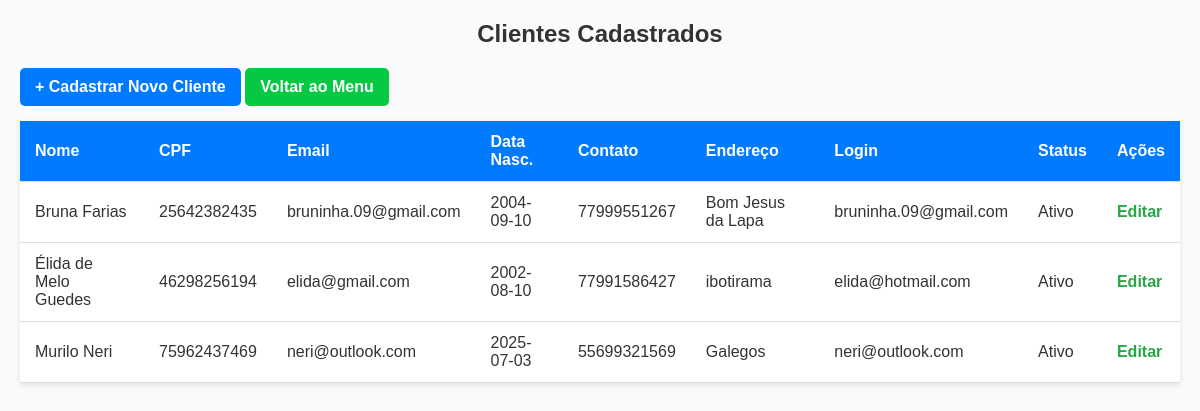
Page /site_completo/dashboard_cadastro_cliente.php on the earlier database version.
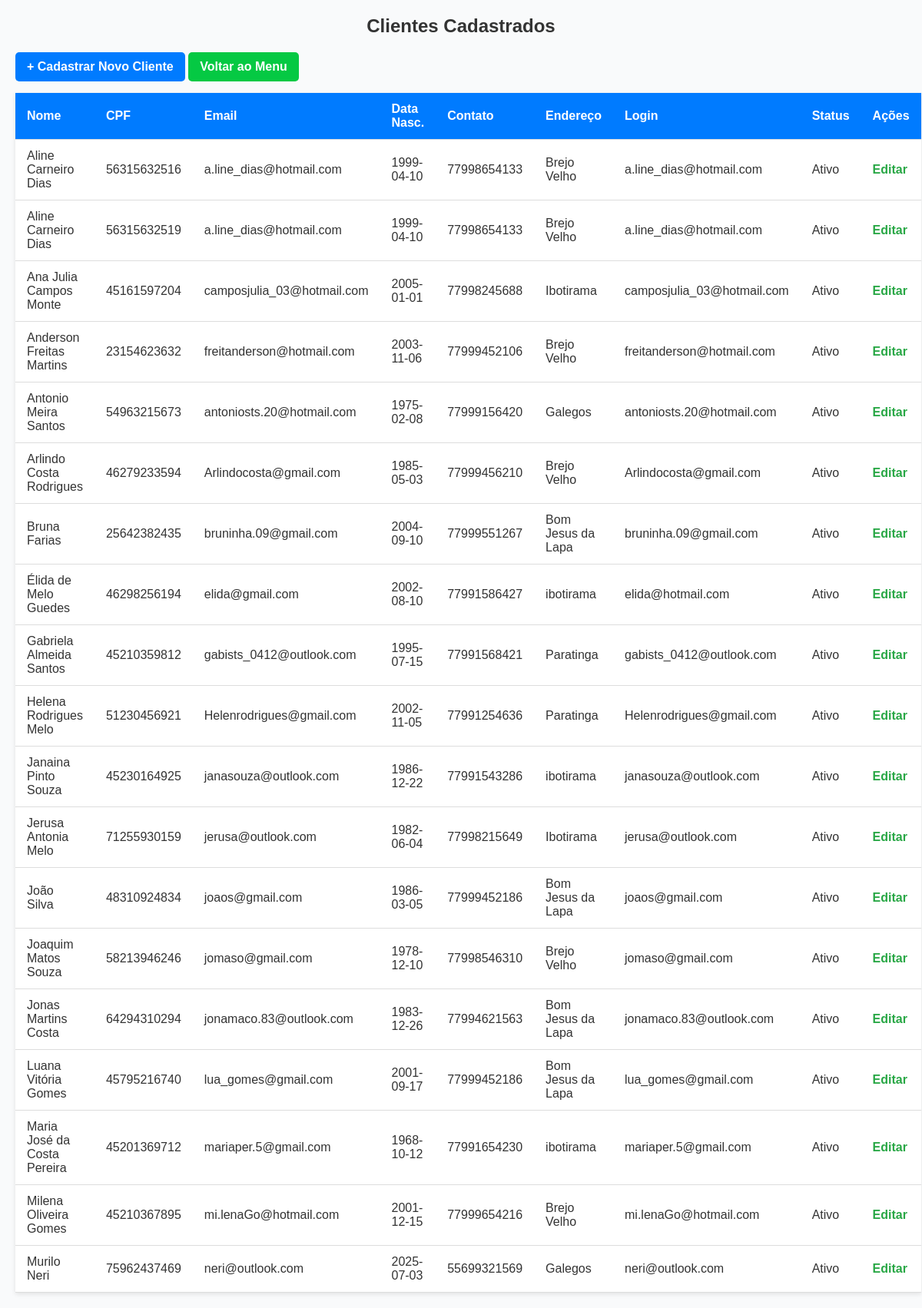
Same page on the later database version.
### tables this page shows
CREATE TABLE `clientes` (
  `id` int(11) NOT NULL,
  `nome` varchar(100) NOT NULL,
  `cpf` varchar(11) NOT NULL,
  `email` varchar(100) NOT NULL,
  `login` varchar(50) NOT NULL,
  `senha` varchar(255) NOT NULL,
  `status` enum('ativo','inativo') DEFAULT 'ativo',
  `endereco` varchar(255) NOT NULL,
  `data_nascimento` date NOT NULL,
  `contato` varchar(20) NOT NULL
);

### site_completo/dashboard_cadastro_cliente.php (the view, shortened to what this page needs)
<?php
require 'conexao.php';
$result = $conn->query("SELECT * FROM clientes ORDER BY nome");
$clientes = [];
if ($result && $result->num_rows > 0) {
    while ($row = $result->fetch_assoc()) {
        $clientes[] = $row;
    }
}
?>
<!DOCTYPE html>
<html lang="pt-br">
<head>
</head>
<body>
    <h2>Clientes Cadastrados</h2>
    <a href="cadastrar.php" class="btn-cadastrar">+ Cadastrar Novo Cliente</a>
    <a href="menu_atendente.php" class="btn-menu">Voltar ao Menu</a>
    <table>
        <thead>
        <tr>
            <th>Nome</th>
            <th>CPF</th>
            <th>Email</th>
            <th>Data Nasc.</th>
            <th>Contato</th>
            <th>Endereço</th>
            <th>Login</th>
            <th>Status</th>
            <th>Ações</th>
        </tr>
        </thead>
        <tbody>
        <?php foreach ($clientes as $cliente): ?>
            <tr>
                <td data-label="Nome"><?= htmlspecialchars($cliente['nome']) ?></td>
                <td data-label="CPF"><?= htmlspecialchars($cliente['cpf']) ?></td>
                <td data-label="Email"><?= htmlspecialchars($cliente['email']) ?></td>
                <td data-label="Data Nasc."><?= htmlspecialchars($cliente['data_nascimento']) ?></td>
                <td data-label="Contato"><?= htmlspecialchars($cliente['contato']) ?></td>
                <td data-label="Endereço"><?= htmlspecialchars($cliente['endereco']) ?></td>
                <td data-label="Login"><?= htmlspecialchars($cliente['login']) ?></td>
                <td data-label="Status"><?= ucfirst(htmlspecialchars($cliente['status'])) ?></td>
                <td data-label="Ações"><a href="editar_cliente.php?id=<?= $cliente['id'] ?>" class="editar-link">Editar</a></td>
            </tr>
        <?php endforeach; ?>
        </tbody>
    </table>
</body>
</html>

Differences in the rows shown:
added clientes: nome "Aline Carneiro Dias", cpf "56315632516", email "a.line_dias@hotmail.com", data_nascimento "1999-04-10", contato "77998654133", endereco "Brejo Velho", login "a.line_dias@hotmail.com", status "Ativo"
added clientes: nome "Aline Carneiro Dias", cpf "56315632519", email "a.line_dias@hotmail.com", data_nascimento "1999-04-10", contato "77998654133", endereco "Brejo Velho", login "a.line_dias@hotmail.com", status "Ativo"
added clientes: nome "Ana Julia Campos Monte", cpf "45161597204", email "camposjulia_03@hotmail.com", data_nascimento "2005-01-01", contato "77998245688", endereco "Ibotirama", login "camposjulia_03@hotmail.com", status "Ativo"
added clientes: nome "Anderson Freitas Martins", cpf "23154623632", email "freitanderson@hotmail.com", data_nascimento "2003-11-06", contato "77999452106", endereco "Brejo Velho", login "freitanderson@hotmail.com", status "Ativo"
added clientes: nome "Antonio Meira Santos", cpf "54963215673", email "antoniosts.20@hotmail.com", data_nascimento "1975-02-08", contato "77999156420", endereco "Galegos", login "antoniosts.20@hotmail.com", status "Ativo"
added clientes: nome "Arlindo Costa Rodrigues", cpf "46279233594", email "Arlindocosta@gmail.com", data_nascimento "1985-05-03", contato "77999456210", endereco "Brejo Velho", login "Arlindocosta@gmail.com", status "Ativo"
added clientes: nome "Gabriela Almeida Santos", cpf "45210359812", email "gabists_0412@outlook.com", data_nascimento "1995-07-15", contato "77991568421", endereco "Paratinga", login "gabists_0412@outlook.com", status "Ativo"
added clientes: nome "Helena Rodrigues Melo", cpf "51230456921", email "Helenrodrigues@gmail.com", data_nascimento "2002-11-05", contato "77991254636", endereco "Paratinga", login "Helenrodrigues@gmail.com", status "Ativo"
added clientes: nome "Janaina Pinto Souza", cpf "45230164925", email "janasouza@outlook.com", data_nascimento "1986-12-22", contato "77991543286", endereco "ibotirama", login "janasouza@outlook.com", status "Ativo"
added clientes: nome "Jerusa Antonia Melo", cpf "71255930159", email "jerusa@outlook.com", data_nascimento "1982-06-04", contato "77998215649", endereco "Ibotirama", login "jerusa@outlook.com", status "Ativo"
added clientes: nome "João Silva", cpf "48310924834", email "joaos@gmail.com", data_nascimento "1986-03-05", contato "77999452186", endereco "Bom Jesus da Lapa", login "joaos@gmail.com", status "Ativo"
added clientes: nome "Joaquim Matos Souza", cpf "58213946246", email "jomaso@gmail.com", data_nascimento "1978-12-10", contato "77998546310", endereco "Brejo Velho", login "jomaso@gmail.com", status "Ativo"
added clientes: nome "Jonas Martins Costa", cpf "64294310294", email "jonamaco.83@outlook.com", data_nascimento "1983-12-26", contato "77994621563", endereco "Bom Jesus da Lapa", login "jonamaco.83@outlook.com", status "Ativo"
added clientes: nome "Luana Vitória Gomes", cpf "45795216740", email "lua_gomes@gmail.com", data_nascimento "2001-09-17", contato "77999452186", endereco "Bom Jesus da Lapa", login "lua_gomes@gmail.com", status "Ativo"
added clientes: nome "Maria José da Costa Pereira", cpf "45201369712", email "mariaper.5@gmail.com", data_nascimento "1968-10-12", contato "77991654230", endereco "ibotirama", login "mariaper.5@gmail.com", status "Ativo"
added clientes: nome "Milena Oliveira Gomes", cpf "45210367895", email "mi.lenaGo@hotmail.com", data_nascimento "2001-12-15", contato "77999654216", endereco "Brejo Velho", login "mi.lenaGo@hotmail.com", status "Ativo"
